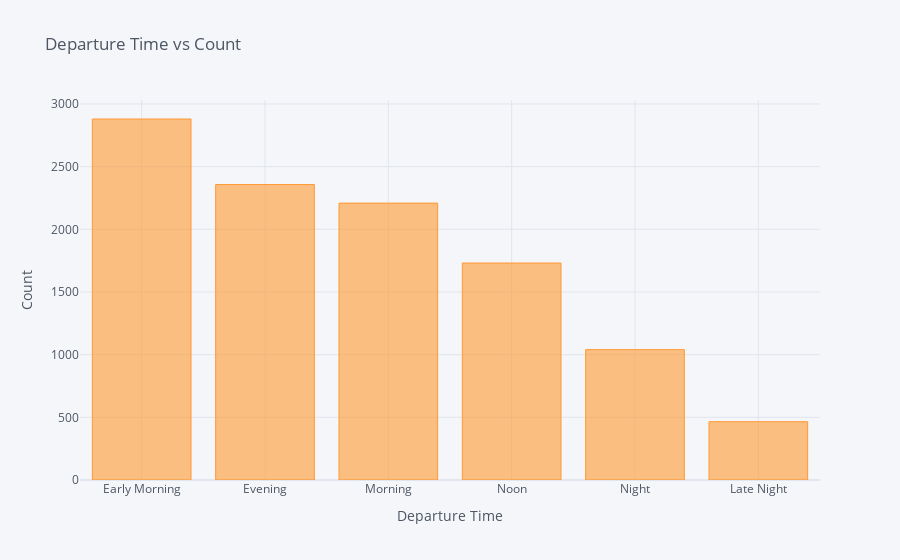

Here is the notebook cell this chart was saved with:
### Code cell
df.dep_time_hour.apply(flight_dep_time).value_counts().iplot(kind='bar',title = 'Departure Time vs Count',
                                                             xTitle='Departure Time',yTitle='Count')

### Figure 1 — Plotly figure (JSON) as saved in the notebook; plotly's stock layout.template omitted (floating-point values rounded to 4 significant figures)
{"data": [{"marker": {"color": "rgba(255, 153, 51, 0.6)", "line": {"color": "rgba(255, 153, 51, 1.0)", "width": 1}}, "name": "count", "orientation": "v", "text": "", "type": "bar", "x": ["Early Morning", "Evening", "Morning", "Noon", "Night", "Late Night"], "y": [2880, 2357, 2209, 1731, 1040, 465]}], "layout": {"autosize": true, "legend": {"bgcolor": "#F5F6F9", "font": {"color": "#4D5663"}}, "paper_bgcolor": "#F5F6F9", "plot_bgcolor": "#F5F6F9", "title": {"font": {"color": "#4D5663"}, "text": "Departure Time vs Count"}, "xaxis": {"autorange": true, "gridcolor": "#E1E5ED", "range": [-0.5, 5.5], "showgrid": true, "tickfont": {"color": "#4D5663"}, "title": {"font": {"color": "#4D5663"}, "text": "Departure Time"}, "type": "category", "zerolinecolor": "#E1E5ED"}, "yaxis": {"autorange": true, "gridcolor": "#E1E5ED", "range": [0, 3032.0], "showgrid": true, "tickfont": {"color": "#4D5663"}, "title": {"font": {"color": "#4D5663"}, "text": "Count"}, "type": "linear", "zerolinecolor": "#E1E5ED"}}}
